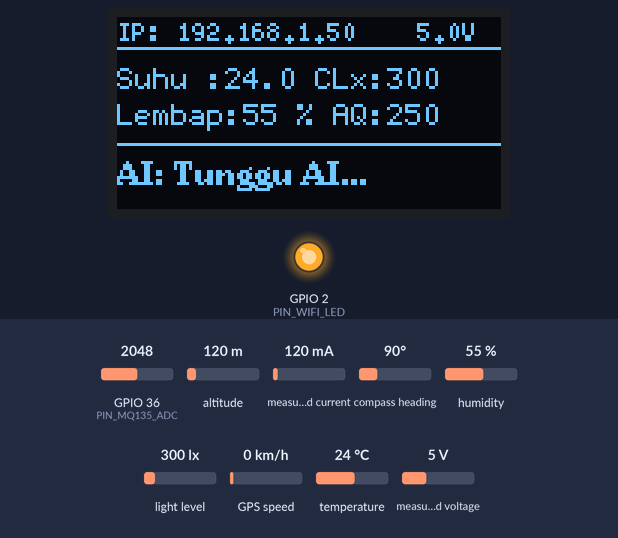
The sketch below on a simulated ESP32. Shown: 128×64 one-colour display, output pins drawn as LEDs (lit = HIGH). The test bench sets the inputs (shaded band); at power-on: measured current 120 mA, GPIO 36 (PIN_MQ135_ADC) = 2048, humidity 55 %, light level 300 lx, temperature 24 °C, altitude 120 m, compass heading 90°, GPS speed 0 km/h, measured voltage 5 V. WiFi joins after 1.5 s; servers stay silent unless stated; uploads are accepted with an empty reply; the GPS gets a fix after 3 s at 37.7749, -122.4194 with 8 satellites; what the sketch prints to the serial monitor is not drawn.

Above: at 3.7 s.
3.8 s: measured current set to 500 mA
7.5 s: GPIO 36 (PIN_MQ135_ADC) set to 2866
At 9.9 s:
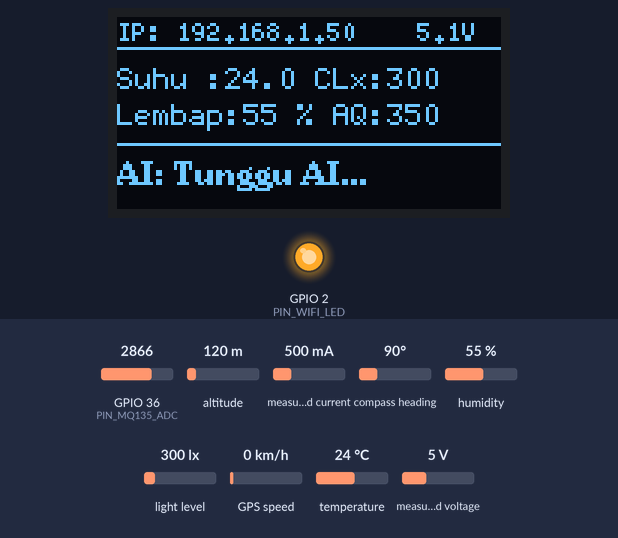
10.5 s: humidity set to 22 %
At 13.2 s:
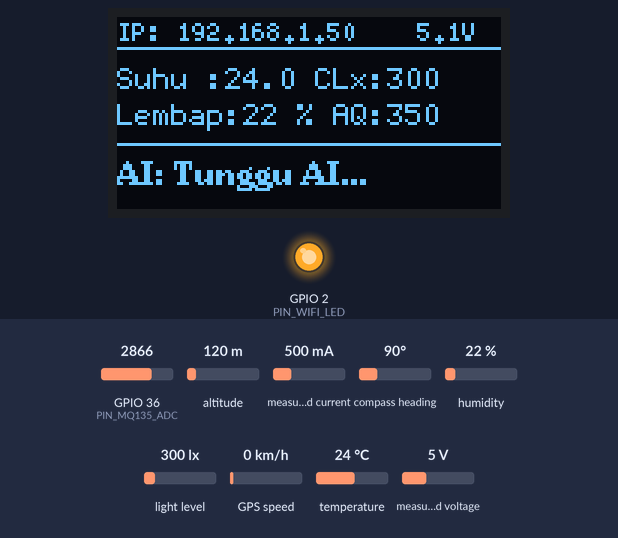
13.5 s: light level set to 40 lx
At 15.7 s:
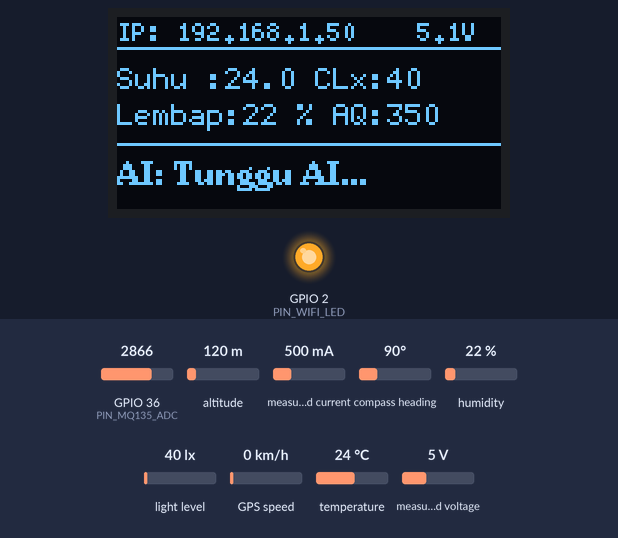
16.5 s: GPIO 36 (PIN_MQ135_ADC) set to 3972
At 19.2 s:
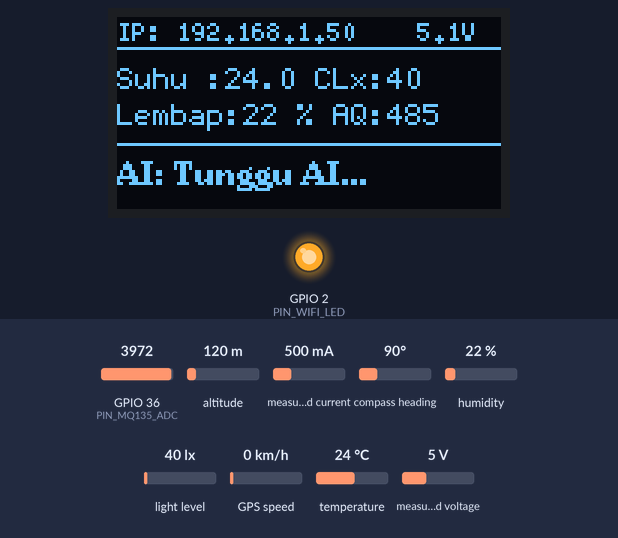
19.5 s: temperature set to 12 °C
At 21.4 s:
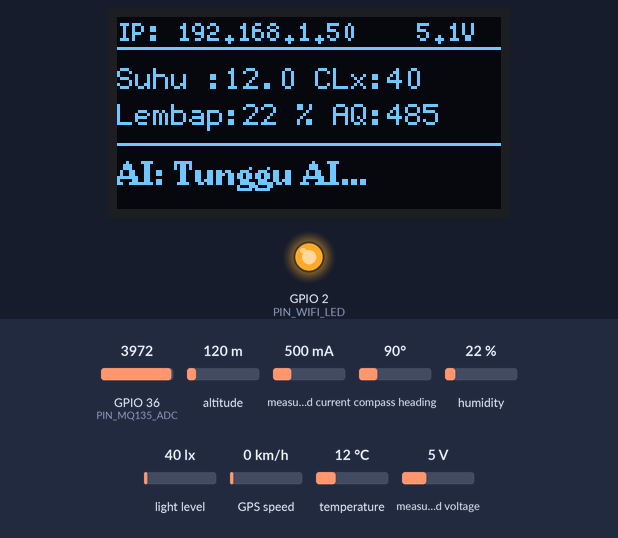
Timing chart, 0 to 22.9 s (numbered marks = the images above; inputs shaded):
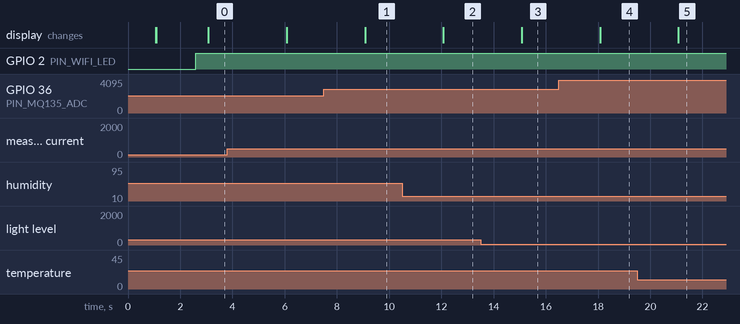

Measured:
- after the input at 7.5 s, the display: changes after 1.6 s (image 1)
- after the input at 10.5 s, the display: changes after 1.6 s (image 2)
- after the input at 13.5 s, the display: changes after 1.6 s (image 3)
- after the input at 16.5 s, the display: changes after 1.6 s (image 4)
- after the input at 19.5 s, the display: changes after 1.6 s (image 5)

The sketch:

esp32_client.ino
```cpp
#include <Arduino.h>
#include <WiFi.h>
#include <WiFiManager.h>
#include <ArduinoOTA.h>
#include <ESPmDNS.h>
#include <HTTPClient.h>
#include <WiFiClientSecure.h>
#include <ArduinoJson.h>
#include <Wire.h>

// Sensor Libraries
#include <Adafruit_SHT31.h>
#include <BH1750.h>
#include <Adafruit_INA219.h>
#include <TinyGPSPlus.h>
#include <U8g2lib.h>

// ===================== KONFIGURASI PIN =====================
static const int PIN_I2C_SDA = 21;
static const int PIN_I2C_SCL = 22;

static const int PIN_GPS_RX = 16;
static const int PIN_GPS_TX = 17;
static const uint32_t GPS_BAUD = 9600;

static const int PIN_MQ135_ADC = 36;
static const int PIN_WIFI_LED = 2; // LED Indikator WiFi ESP32

// ===================== KONFIGURASI SERVER =====================
// Alamat HTTPS Server CasaOS Anda
const char* serverUrl = "https://rf.ijuloss.my.id/api/predict";

// ===================== OBJEK SENSOR =====================
Adafruit_SHT31 sht31 = Adafruit_SHT31();
BH1750 lightMeter;
Adafruit_INA219 ina219;
TinyGPSPlus gps;
HardwareSerial SerialGPS(2); // Menggunakan UART2 (Pin 16, 17)

// OLED Display (Resolusi 128x64) - Sesuaikan nama jika tipe OLED Anda berbeda
U8G2_SSD1306_128X64_NONAME_F_HW_I2C u8g2(U8G2_R0, /* reset=*/ U8X8_PIN_NONE, PIN_I2C_SCL, PIN_I2C_SDA);

WiFiManager wm;

// Timer untuk Interval Pengiriman Data (misal: kirim tiap 3 detik)
unsigned long previousMillis = 0;
const long interval = 3000;

String lastPrediction = "Tunggu AI...";
float mq135_R0 = 76.63; // Default R0 yang akan ditimpa oleh kalibrasi otomatis
bool otaStarted = false; // Flag untuk memulai OTA setelah WiFi terkoneksi

void setup() {
  Serial.begin(115200);
  SerialGPS.begin(GPS_BAUD, SERIAL_8N1, PIN_GPS_RX, PIN_GPS_TX);

  pinMode(PIN_WIFI_LED, OUTPUT);
  digitalWrite(PIN_WIFI_LED, LOW);

  // Inisialisasi I2C
  Wire.begin(PIN_I2C_SDA, PIN_I2C_SCL);

  // Inisialisasi INA219 (Sensor Baterai)
  if (!ina219.begin()) {
    Serial.println("Gagal menemukan sensor INA219");
  } else {
    Serial.println("INA219 siap!");
  }

  // Kalibrasi Otomatis MQ135 (Asumsi nyala pertama di udara segar = ~400 ppm eCO2)
  Serial.print("Mengkalibrasi MQ135...");
  long sumRaw = 0;
  for(int i=0; i<20; i++){
      sumRaw += analogRead(PIN_MQ135_ADC);
      delay(50);
  }
  float avgRaw = sumRaw / 20.0;
  float vRL = (avgRaw / 4095.0) * 3.3;
  if(vRL > 0.1) {
      float rS = ((3.3 * 10.0) / vRL) - 10.0;
      // Rumus inversi kurva: R0 = rS / ((400/110.47)^(1/-2.862))  ->  (400/110.47)^(-0.3494) = 0.6362
      mq135_R0 = rS / 0.6362;
  }
  Serial.println(" Selesai! R0: " + String(mq135_R0));

  // Inisialisasi Layar OLED
  u8g2.begin();
  u8g2.clearBuffer();
  u8g2.setFont(u8g2_font_ncenB08_tr);
  u8g2.drawStr(0, 15, "Memulai Sistem...");
  u8g2.sendBuffer();

  // Inisialisasi Sensor SHT31
  if (!sht31.begin(0x44)) { // Alamat I2C default SHT31 biasanya 0x44
    Serial.println("Gagal menemukan SHT31!");
    u8g2.drawStr(0, 30, "SHT31 Error!");
    u8g2.sendBuffer();
  }

  // Inisialisasi Sensor BH1750
  if (!lightMeter.begin(BH1750::CONTINUOUS_HIGH_RES_MODE, 0x23, &Wire)) {
    Serial.println("Gagal menemukan BH1750!");
    u8g2.drawStr(0, 45, "BH1750 Error!");
    u8g2.sendBuffer();
  }

  // Koneksi WiFi dengan WiFiManager (Non-Blocking)
  wm.setConfigPortalBlocking(false);

  u8g2.clearBuffer();
  u8g2.drawStr(0, 15, "Menghubungkan WiFi...");
  u8g2.drawStr(0, 30, "Atau buka portal:");
  u8g2.drawStr(0, 45, "Cuaca_AI_AP");
  u8g2.sendBuffer();

  wm.autoConnect("Cuaca_AI_AP");

  // Konfigurasi ArduinoOTA
  ArduinoOTA.setHostname("Cuaca-AI-ESP32");
  ArduinoOTA.setPassword("admin123"); // Password wajib untuk Arduino IDE versi baru
  ArduinoOTA.onStart([]() {
    u8g2.clearBuffer();
    u8g2.drawStr(0, 15, "OTA Update Start...");
    u8g2.sendBuffer();
  });
  ArduinoOTA.onEnd([]() {
    u8g2.clearBuffer();
    u8g2.drawStr(0, 15, "OTA Selesai!");
    u8g2.drawStr(0, 30, "Restarting...");
    u8g2.sendBuffer();
  });
  ArduinoOTA.onProgress([](unsigned int progress, unsigned int total) {
    u8g2.clearBuffer();
    u8g2.drawStr(0, 15, "OTA Update...");
    u8g2.setCursor(0, 30);
    u8g2.print(progress / (total / 100));
    u8g2.print(" %");
    u8g2.sendBuffer();
  });
  ArduinoOTA.onError([](ota_error_t error) {
    Serial.printf("Error[%u]: ", error);
  });
  // ArduinoOTA.begin() akan dipanggil di loop() setelah WiFi terkoneksi agar mDNS berhasil disiarkan
}

void loop() {
  wm.process(); // Proses WiFiManager secara non-blocking
  ArduinoOTA.handle(); // Tangani request OTA

  // Update LED Indikator WiFi & OTA
  if (WiFi.status() == WL_CONNECTED) {
    digitalWrite(PIN_WIFI_LED, HIGH);

    // Mulai OTA hanya setelah mendapat IP Address
    if (!otaStarted) {
      ArduinoOTA.begin();
      otaStarted = true;
      Serial.println("WiFi Terkoneksi! IP: " + WiFi.localIP().toString());
    }

    ArduinoOTA.handle(); // Tangani request OTA
  } else {
    digitalWrite(PIN_WIFI_LED, LOW);
  }

  // Update data GPS setiap kali ada serial masuk
  while (SerialGPS.available() > 0) {
    gps.encode(SerialGPS.read());
  }

  unsigned long currentMillis = millis();

  // Kirim data setiap interval
  if (currentMillis - previousMillis >= interval) {
    previousMillis = currentMillis;

    // --- BACA DATA SENSOR ---
    float temp = sht31.readTemperature();
    float hum = sht31.readHumidity();
    float light = lightMeter.readLightLevel();

    // Baca Data Gas (MQ135)
    int rawGas = analogRead(PIN_MQ135_ADC);

    // Konversi linear sederhana ke skala Kualitas Udara (AQI 0-500 PPM)
    // Berdasarkan rentang ADC ESP32 (0-4095)
    float gasPPM = (rawGas / 4095.0) * 500.0;

    // Safety clamp (mencegah angka di luar rentang 0-500)
    if (gasPPM < 0) gasPPM = 0;
    if (gasPPM > 500) gasPPM = 500;

    // Baca Data Baterai dari INA219
    float busvoltage = ina219.getBusVoltage_V();
    float shuntvoltage = ina219.getShuntVoltage_mV();
    float loadvoltage = busvoltage + (shuntvoltage / 1000); // Tegangan Baterai
    float current_mA = ina219.getCurrent_mA(); // Arus Baterai (positif=charging, negatif=discharging)
    float power_mW = ina219.getPower_mW(); // Daya

    // Baca Data GPS
    float lat = 0.0;
    float lon = 0.0;
    if (gps.location.isValid()) {
      lat = gps.location.lat();
      lon = gps.location.lng();
    }

    // Tampilkan di OLED dengan desain Proporsional
    u8g2.clearBuffer();

    // --- TOP BAR ---
    u8g2.setFont(u8g2_font_5x8_tr);
    if (WiFi.status() == WL_CONNECTED) {
      u8g2.setCursor(0, 8); u8g2.print("IP: "); u8g2.print(WiFi.localIP());
    } else {
      u8g2.setCursor(0, 8); u8g2.print("AP: Cuaca_AI_AP");
    }
    // Info Baterai
    u8g2.setCursor(100, 8); u8g2.print(loadvoltage, 1); u8g2.print("V");
    u8g2.drawLine(0, 10, 128, 10);

    // --- MAIN SENSORS ---
    u8g2.setFont(u8g2_font_6x12_tr);
    u8g2.setCursor(0, 24); u8g2.print("Suhu :"); u8g2.print(temp, 1); u8g2.print(" C");
    u8g2.setCursor(0, 36); u8g2.print("Lembap:"); u8g2.print(hum, 0); u8g2.print(" %");

    u8g2.setCursor(72, 24); u8g2.print("Lx:"); u8g2.print(light, 0);
    u8g2.setCursor(72, 36); u8g2.print("AQ:"); u8g2.print(gasPPM, 0);

    u8g2.drawLine(0, 42, 128, 42);

    // --- BOTTOM BAR ---
    u8g2.setFont(u8g2_font_ncenB08_tr); // Font yang lebih tebal
    u8g2.setCursor(0, 56);
    u8g2.print("AI: "); u8g2.print(lastPrediction);

    u8g2.sendBuffer();

    // --- KIRIM DATA KE SERVER CASAOS ---
    if (WiFi.status() == WL_CONNECTED) {
      WiFiClientSecure client;
      client.setInsecure(); // Abaikan validasi sertifikat SSL agar praktis

      HTTPClient http;
      http.begin(client, serverUrl);
      http.addHeader("Content-Type", "application/json");

      // Buat JSON Payload
      StaticJsonDocument<256> doc;
      doc["Temperature"] = temp;
      doc["Humidity"] = hum;
      doc["Light"] = light;
      doc["Gas"] = gasPPM;
      doc["Latitude"] = lat;
      doc["Longitude"] = lon;
      doc["BatVoltage"] = loadvoltage;
      doc["BatCurrent"] = current_mA;
      doc["BatPower"] = power_mW;

      String requestBody;
      serializeJson(doc, requestBody);

      Serial.println("Mengirim Payload: " + requestBody);

      // POST Request
      int httpResponseCode = http.POST(requestBody);

      if (httpResponseCode > 0) {
        Serial.print("HTTP Response code: ");
        Serial.println(httpResponseCode);

        // Membaca Balasan (Prediksi Cuaca dari Server)
        String payload = http.getString();
        Serial.println("Balasan Server: " + payload);

        // Parse JSON balasan untuk memeriksa prediksi dan perintah
        StaticJsonDocument<512> responseDoc;
        DeserializationError error = deserializeJson(responseDoc, payload);
        if (!error) {
          if (responseDoc.containsKey("predictions")) {
              lastPrediction = responseDoc["predictions"]["current_weather"].as<String>();
          }

          JsonArray commands = responseDoc["commands"];
          for (JsonVariant v : commands) {
            String cmd = v.as<String>();
            if (cmd == "reset_wifi") {
              Serial.println("Menerima perintah: RESET WIFI. Menghapus memori jaringan...");
              u8g2.clearBuffer();
              u8g2.setFont(u8g2_font_ncenB08_tr);
              u8g2.drawStr(0, 30, "RESET WIFI...");
              u8g2.sendBuffer();
              wm.resetSettings();
              delay(1000);
              ESP.restart();
            }
          }
        }

      } else {
        Serial.print("Error code: ");
        Serial.println(httpResponseCode);

        u8g2.setCursor(0, 55); u8g2.print("Gagal Mengirim!");
        u8g2.sendBuffer();
      }

      http.end(); // Bebaskan resource HTTP
    } else {
      Serial.println("WiFi tidak terhubung!");
    }
  }
}
```
